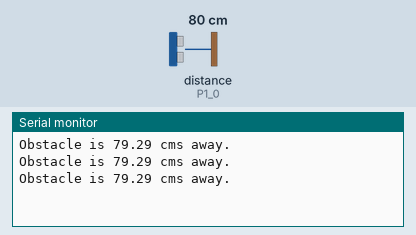
This sketch was run on a simulated TI MSP430 LaunchPad. On the bench: the last lines printed to the serial monitor. Wiring (inferred from the names in the program): ultrasonic range finder: trigger P1_1; echo P1_0. Inputs (shaded band) come from the test bench; at power-on: distance to the obstacle (sensor on P1_0) 80 cm. The echo pulse lasts 58.3 µs per cm.

Above: at 1.3 s.
1.4 s: distance to the obstacle (sensor on P1_0) set to 4 cm
At 1.9 s:
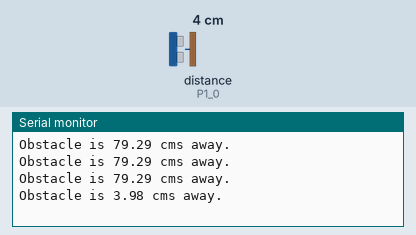
2.9 s: distance to the obstacle (sensor on P1_0) set to 2 cm
At 3.4 s:
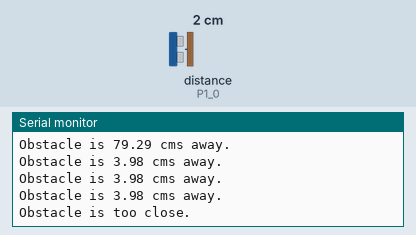

The sketch:

HCSR04-Ultrasonic.ino
```cpp
// (licence header left out)
// Comment/uncomment as suitable for your hardware
// #define LaunchPadF5529

#ifdef LaunchPadF5529
#define TriggerPin P2_0
#define EchoPin P2_2
#else
#define TriggerPin 3
#define EchoPin 2
#endif

#define VelocitySound 340 // meters/sec

void setup()
{
  Serial.begin(9600);
  pinMode(TriggerPin, OUTPUT);
  digitalWrite(TriggerPin, LOW);

  #ifdef LaunchPadF5529
  pinMode(EchoPin, INPUT_PULLDOWN);
  #else
  pinMode(EchoPin, INPUT);
  #endif
}

void loop()
{
  digitalWrite(TriggerPin, LOW);
  delayMicroseconds(2);
  digitalWrite(TriggerPin, HIGH);
  delayMicroseconds(10);
  digitalWrite(TriggerPin, LOW);

  unsigned int pulseDuration = pulseIn(EchoPin, HIGH);
  if (pulseDuration) {
    float distance = float(pulseDuration)*VelocitySound/20000; // us->s (/1000000); m->cm (*100)
    if (distance <= 2) { // minimum distance the sensor can measure
      Serial.println("Obstacle is too close.");
    }
    else if (distance > 400) { // maximum distance the sensor can measure
      Serial.println("No obstacle or obstacle is probably out of range.");
    }
    else {
      Serial.print("Obstacle is ");
      Serial.print(distance);
      Serial.println(" cms away.");
    }
  }
  else {
    Serial.println("No obstacle detected.");
  }
  delay(500); // minimum measurement cycle recommended in 60ms
}
```

Measured:
- the behaviour switches between 3 and 2 cm on distance to the obstacle (sensor on P1_0) (found by bisection; images 1 and 2)
- after the input at 1.4 s, the serial monitor: prints a new line after 0.12 s (image 1)
- after the input at 2.9 s, the serial monitor: prints a new line after 0.12 s (image 2)
